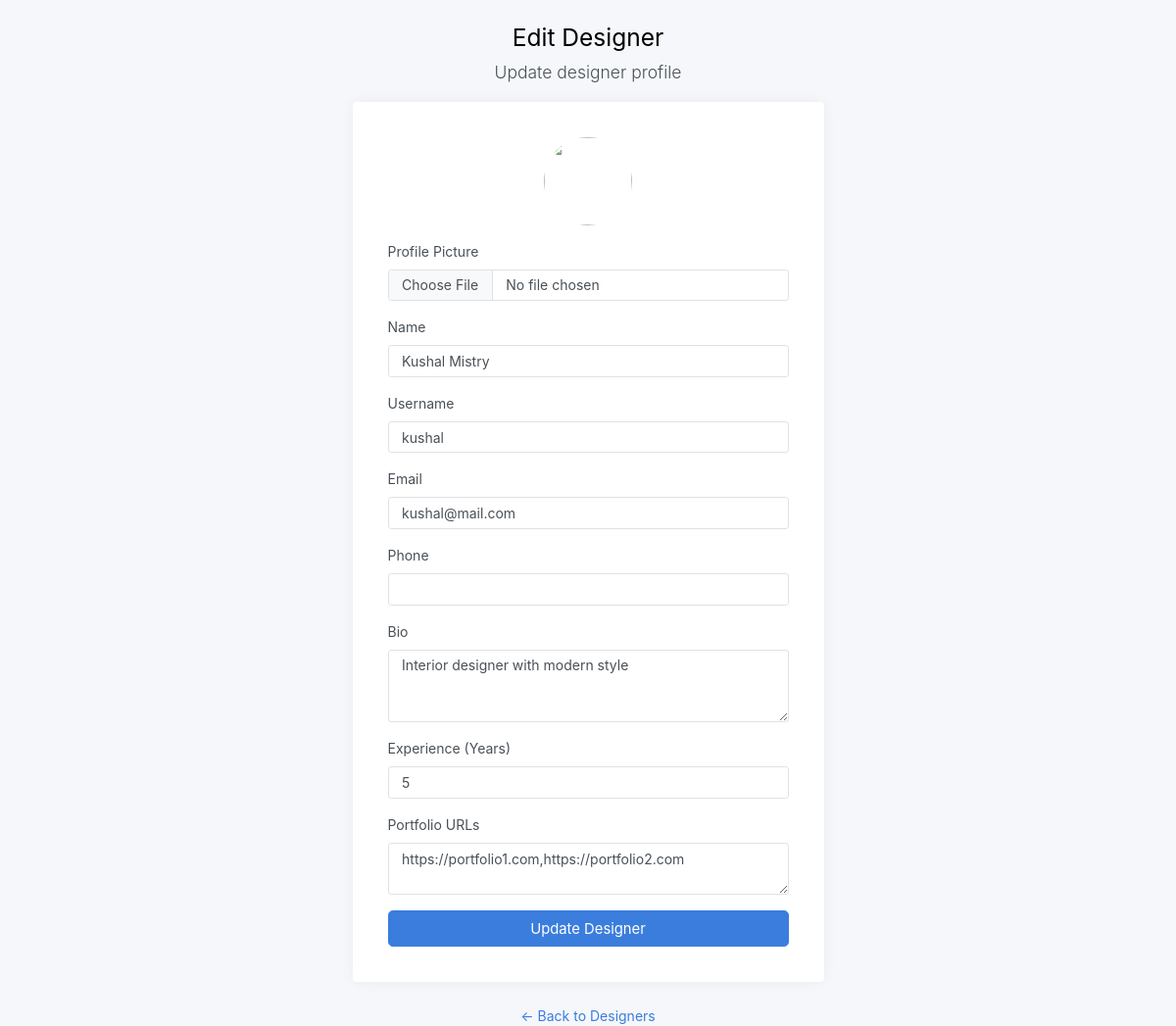
Screenshot of /adminkit-main/static/edit_designer.php?id=u2 with the database file from the repository.
### tables this page shows
CREATE TABLE Designer (
    id CHAR(20) PRIMARY KEY,
    bio TEXT,
    experience_years INT,
    portfolio_urls JSON,
    rating DECIMAL(2,1) DEFAULT 0.0,
    CONSTRAINT fk_designer_user
        FOREIGN KEY (id) REFERENCES User(id)
        ON DELETE CASCADE
);

CREATE TABLE User (
    id CHAR(20) PRIMARY KEY,
    name VARCHAR(100),
    email VARCHAR(15) UNIQUE NOT NULL,
    username VARCHAR(50) UNIQUE NOT NULL,
    password_hash VARCHAR(50),
    phone VARCHAR(10),
    profile_pic_url TEXT,
    dob DATE,
    role ENUM('user','designer','admin') DEFAULT 'user',
    created_at TIMESTAMP DEFAULT CURRENT_TIMESTAMP
);

### adminkit-main/static/edit_designer.php (the view, shortened to what this page needs)
<?php
include 'config.php';
$id = $_GET['id'];
$q = mysqli_prepare(
    $conn,
    "SELECT u.id, u.name, u.email, u.username, u.phone, u.profile_pic_url,
            d.bio, d.experience_years, d.portfolio_urls
     FROM user u
     LEFT JOIN designer d ON u.id = d.id
     WHERE u.id=? AND u.role='designer'"
);
mysqli_stmt_bind_param($q, "s", $id);
mysqli_stmt_execute($q);
$result = mysqli_stmt_get_result($q);
$designer = mysqli_fetch_assoc($result);
?>
<!DOCTYPE html>
<html lang="en">
<head>
	<link href="css/app.css" rel="stylesheet">
</head>
<body>
<main class="d-flex w-100">
	<div class="container d-flex flex-column">
		<div class="row vh-100">
			<div class="col-sm-10 col-md-8 col-lg-6 col-xl-5 mx-auto d-table h-100">
				<div class="d-table-cell align-middle">
					<div class="text-center mt-4">
						<h1 class="h2">Edit Designer</h1>
						<p class="lead">Update designer profile</p>
					</div>
					<div class="card">
						<div class="card-body">
							<div class="m-sm-3">
								<form method="POST" enctype="multipart/form-data">
									<div class="text-center mb-3">
										<?php if (!empty($designer['profile_pic_url'])): ?>
											<img src="../<?= htmlspecialchars($designer['profile_pic_url']) ?>"
												style="width:90px;height:90px;border-radius:50%;object-fit:cover;">
										<?php else: ?>
											<img src="img/default-user.png"
												style="width:90px;height:90px;border-radius:50%;">
										<?php endif; ?>
									</div>
									<div class="mb-3">
										<label class="form-label">Profile Picture</label>
										<input class="form-control" type="file" name="profile_pic" accept="image/*">
									</div>
									<div class="mb-3">
										<label class="form-label">Name</label>
										<input class="form-control" type="text" name="name"
											value="<?= htmlspecialchars($designer['name']) ?>" required>
									</div>
									<div class="mb-3">
										<label class="form-label">Username</label>
										<input class="form-control" type="text" name="username"
											value="<?= htmlspecialchars($designer['username']) ?>" required>
									</div>
									<div class="mb-3">
										<label class="form-label">Email</label>
										<input class="form-control" type="email" name="email"
											value="<?= htmlspecialchars($designer['email']) ?>" required>
									</div>
									<div class="mb-3">
										<label class="form-label">Phone</label>
										<input class="form-control" type="text" name="phone"
											value="<?= htmlspecialchars($designer['phone']) ?>" required>
									</div>
									<div class="mb-3">
										<label class="form-label">Bio</label>
										<textarea class="form-control" name="bio"
											rows="3"><?= htmlspecialchars($designer['bio']) ?></textarea>
									</div>
									<div class="mb-3">
										<label class="form-label">Experience (Years)</label>
										<input class="form-control" type="number" name="experience_years"
											value="<?= $designer['experience_years'] ?>">
									</div>
									<div class="mb-3">
										<label class="form-label">Portfolio URLs</label>
										<textarea class="form-control" name="portfolio_urls"><?= implode(',', json_decode($designer['portfolio_urls'] ?? '[]', true)) ?></textarea>
									</div>
									<div class="d-grid gap-2">
										<button class="btn btn-primary btn-lg">
											Update Designer
										</button>
									</div>
								</form>
							</div>
						</div>
					</div>
					<div class="text-center mt-3">
						<a href="designer.php">← Back to Designers</a>
					</div>
				</div>
			</div>
		</div>
	</div>
</main>
</body>
</html>

### rows the page displays
designer: name "Kushal Mistry", username "kushal", email "kushal@mail.com", bio "Interior designer with modern style", experience_years "5", portfolio_urls "https://portfolio1.com,https://portfolio2.com"
